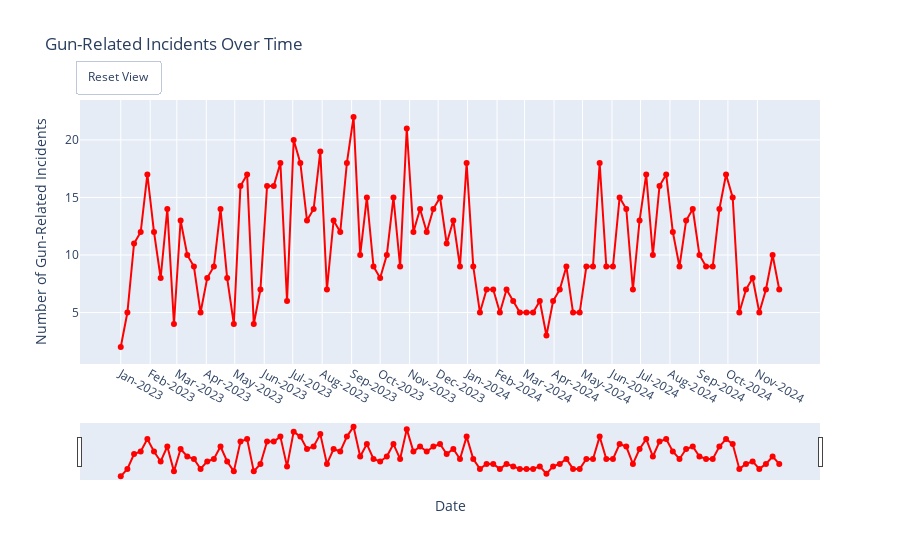

Here is the notebook cell this chart was saved with:
### Code cell
import pandas as pd
import plotly.graph_objects as go
import plotly.io as pio


data_new = pd.read_csv('pd_data_clean.csv')

data_new['OCCURRED_ON_DATE'] = pd.to_datetime(data_new['OCCURRED_ON_DATE'])

weekly_data = data_new.groupby(pd.Grouper(key='OCCURRED_ON_DATE', freq='W')).agg(
    Gun_Related=('SHOOTING', 'sum')
).reset_index()
weekly_data.columns = ['Date', 'Gun_Related']

unique_months = weekly_data['Date'].dt.to_period('M').drop_duplicates().dt.to_timestamp()

fig = go.Figure()

fig.add_trace(go.Scatter(
    x=weekly_data['Date'],
    y=weekly_data['Gun_Related'],
    mode='lines+markers',
    name='Weekly Gun-Related Incidents',
    line=dict(color='red')
))

fig.update_layout(
    title="Gun-Related Incidents Over Time",
    xaxis=dict(
        title="Date",
        tickformat="%b-%Y",
        tickvals=unique_months,
        rangeslider=dict(visible=True)
    ),
    yaxis=dict(
        title="Number of Gun-Related Incidents",
        dtick=5
    ),
    updatemenus=[
        dict(
            type="buttons",
            buttons=[
                dict(
                    label="Reset View",
                    method="relayout",
                    args=[{"xaxis.range": [weekly_data['Date'].min(), weekly_data['Date'].max()]}]
                )
            ],
            direction="left",
            showactive=False,
            x=0.05,
            y=1.15,
            xanchor="center",
            yanchor="top"
        )
    ]
)

#fig.show()
pio.write_html(fig, file='gun_metrics_over_time.html', auto_open=False)

### Figure 1 — Plotly figure (JSON) as saved in the notebook; plotly's stock layout.template omitted (floating-point values rounded to 4 significant figures)
{"data": [{"line": {"color": "red"}, "mode": "lines+markers", "name": "Weekly Gun-Related Incidents", "type": "scatter", "x": ["2023-01-01T00:00:00+00:00", "2023-01-08T00:00:00+00:00", "2023-01-15T00:00:00+00:00", "2023-01-22T00:00:00+00:00", "2023-01-29T00:00:00+00:00", "2023-02-05T00:00:00+00:00", "2023-02-12T00:00:00+00:00", "2023-02-19T00:00:00+00:00", "2023-02-26T00:00:00+00:00", "2023-03-05T00:00:00+00:00", "2023-03-12T00:00:00+00:00", "2023-03-19T00:00:00+00:00", "2023-03-26T00:00:00+00:00", "2023-04-02T00:00:00+00:00", "2023-04-09T00:00:00+00:00", "2023-04-16T00:00:00+00:00", "2023-04-23T00:00:00+00:00", "2023-04-30T00:00:00+00:00", "2023-05-07T00:00:00+00:00", "2023-05-14T00:00:00+00:00", "2023-05-21T00:00:00+00:00", "2023-05-28T00:00:00+00:00", "2023-06-04T00:00:00+00:00", "2023-06-11T00:00:00+00:00", "2023-06-18T00:00:00+00:00", "2023-06-25T00:00:00+00:00", "2023-07-02T00:00:00+00:00", "2023-07-09T00:00:00+00:00", "2023-07-16T00:00:00+00:00", "2023-07-23T00:00:00+00:00", "2023-07-30T00:00:00+00:00", "2023-08-06T00:00:00+00:00", "2023-08-13T00:00:00+00:00", "2023-08-20T00:00:00+00:00", "2023-08-27T00:00:00+00:00", "2023-09-03T00:00:00+00:00", "2023-09-10T00:00:00+00:00", "2023-09-17T00:00:00+00:00", "2023-09-24T00:00:00+00:00", "2023-10-01T00:00:00+00:00", "2023-10-08T00:00:00+00:00", "2023-10-15T00:00:00+00:00", "2023-10-22T00:00:00+00:00", "2023-10-29T00:00:00+00:00", "2023-11-05T00:00:00+00:00", "2023-11-12T00:00:00+00:00", "2023-11-19T00:00:00+00:00", "2023-11-26T00:00:00+00:00", "2023-12-03T00:00:00+00:00", "2023-12-10T00:00:00+00:00", "2023-12-17T00:00:00+00:00", "2023-12-24T00:00:00+00:00", "2023-12-31T00:00:00+00:00", "2024-01-07T00:00:00+00:00", "2024-01-14T00:00:00+00:00", "2024-01-21T00:00:00+00:00", "2024-01-28T00:00:00+00:00", "2024-02-04T00:00:00+00:00", "2024-02-11T00:00:00+00:00", "2024-02-18T00:00:00+00:00", "2024-02-25T00:00:00+00:00", "2024-03-03T00:00:00+00:00", "2024-03-10T00:00:00+00:00", "2024-03-17T00:00:00+00:00", "2024-03-24T00:00:00+00:00", "2024-03-31T00:00:00+00:00", "2024-04-07T00:00:00+00:00", "2024-04-14T00:00:00+00:00", "2024-04-21T00:00:00+00:00", "2024-04-28T00:00:00+00:00", "2024-05-05T00:00:00+00:00", "2024-05-12T00:00:00+00:00", "2024-05-19T00:00:00+00:00", "2024-05-26T00:00:00+00:00", "2024-06-02T00:00:00+00:00", "2024-06-09T00:00:00+00:00", "2024-06-16T00:00:00+00:00", "2024-06-23T00:00:00+00:00", "2024-06-30T00:00:00+00:00", "2024-07-07T00:00:00+00:00", "2024-07-14T00:00:00+00:00", "2024-07-21T00:00:00+00:00", "2024-07-28T00:00:00+00:00", "2024-08-04T00:00:00+00:00", "2024-08-11T00:00:00+00:00", "2024-08-18T00:00:00+00:00", "2024-08-25T00:00:00+00:00", "2024-09-01T00:00:00+00:00", "2024-09-08T00:00:00+00:00", "2024-09-15T00:00:00+00:00", "2024-09-22T00:00:00+00:00", "2024-09-29T00:00:00+00:00", "2024-10-06T00:00:00+00:00", "2024-10-13T00:00:00+00:00", "2024-10-20T00:00:00+00:00", "2024-10-27T00:00:00+00:00", "2024-11-03T00:00:00+00:00", "2024-11-10T00:00:00+00:00", "2024-11-17T00:00:00+00:00", "2024-11-24T00:00:00+00:00"], "y": [2, 5, 11, 12, 17, 12, 8, 14, 4, 13, 10, 9, 5, 8, 9, 14, 8, 4, 16, 17, 4, 7, 16, 16, 18, 6, 20, 18, 13, 14, 19, 7, 13, 12, 18, 22, 10, 15, 9, 8, 10, 15, 9, 21, 12, 14, 12, 14, 15, 11, 13, 9, 18, 9, 5, 7, 7, 5, 7, 6, 5, 5, 5, 6, 3, 6, 7, 9, 5, 5, 9, 9, 18, 9, 9, 15, 14, 7, 13, 17, 10, 16, 17, 12, 9, 13, 14, 10, 9, 9, 14, 17, 15, 5, 7, 8, 5, 7, 10, 7]}], "layout": {"title": {"text": "Gun-Related Incidents Over Time"}, "updatemenus": [{"buttons": [{"args": [{"xaxis.range": ["2023-01-01T00:00:00+00:00", "2024-11-24T00:00:00+00:00"]}], "label": "Reset View", "method": "relayout"}], "direction": "left", "showactive": false, "type": "buttons", "x": 0.05, "xanchor": "center", "y": 1.15, "yanchor": "top"}], "xaxis": {"rangeslider": {"visible": true}, "tickformat": "%b-%Y", "tickvals": ["2023-01-01T00:00:00", "2023-02-01T00:00:00", "2023-03-01T00:00:00", "2023-04-01T00:00:00", "2023-05-01T00:00:00", "2023-06-01T00:00:00", "2023-07-01T00:00:00", "2023-08-01T00:00:00", "2023-09-01T00:00:00", "2023-10-01T00:00:00", "2023-11-01T00:00:00", "2023-12-01T00:00:00", "2024-01-01T00:00:00", "2024-02-01T00:00:00", "2024-03-01T00:00:00", "2024-04-01T00:00:00", "2024-05-01T00:00:00", "2024-06-01T00:00:00", "2024-07-01T00:00:00", "2024-08-01T00:00:00", "2024-09-01T00:00:00", "2024-10-01T00:00:00", "2024-11-01T00:00:00"], "title": {"text": "Date"}}, "yaxis": {"dtick": 5, "title": {"text": "Number of Gun-Related Incidents"}}}}
